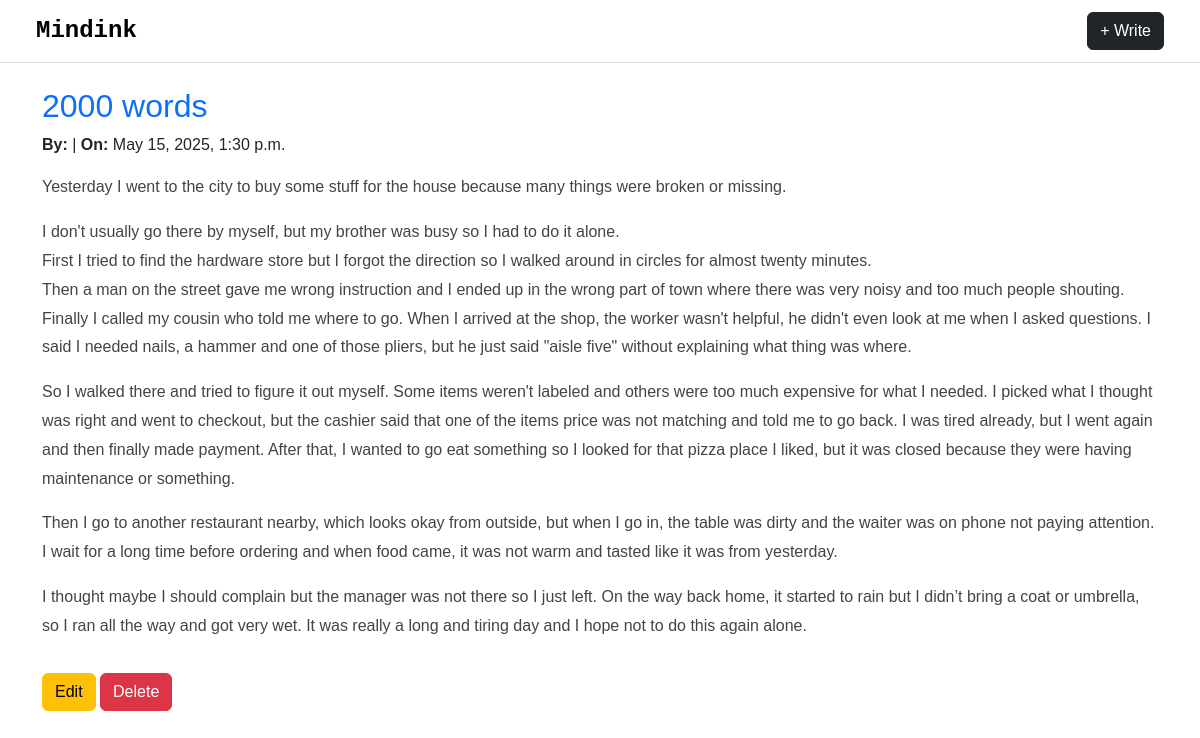
The page /blog/9/ on the database its author committed.
### blog/models.py (models this page shows, shortened)
class Blog(models.Model):
    title = models.CharField(max_length=100)
    description = models.TextField(max_length=2000)
    created_by = models.CharField(max_length=100)
    created_at = models.DateTimeField(auto_now_add=True)
    is_deleted = models.BooleanField(default=False)  # Soft delete flag

### blog/views.py (the view)
# urls.py: path('blog/<int:pk>/', views.blog_detail, name='blog_detail'),
def blog_detail(request, pk):
    blog = get_object_or_404(Blog, pk=pk)
    return render(request, 'blog_detail.html', {'blog': blog})

### blog/templates/blog_detail.html
{% extends "base.html" %}
{% block content %}
<div class="blog">
    <h2 class="text-primary">{{ blog.title }}</h2>
    <p><strong>By:</strong> {{ blog.created_by }} | <strong>On:</strong> {{ blog.created_at }}</p>
    <div class="blog-content">{{ blog.description|linebreaks }}</div>
    <a href="{% url 'blog_edit' blog.pk %}" class="btn btn-warning mt-3">Edit</a>
    <a href="{% url 'blog_delete' blog.pk %}" class="btn btn-danger mt-3">Delete</a>
</div>
{% endblock %}

### blog/templates/base.html (style rules this page uses)
body { font-family:'Geneva', sans-serif; background-color: #fff; }
.blog-content { line-height: 1.8; color: #444; }
.blog-content p { margin-bottom: 1rem; }

### rows shown on the page
Blog: title "2000 words", created_at "May 15, 2025, 1:30 p.m.", description "Yesterday I went to the city to buy some stuff for the house because many things were broken or missing. I don't usually go there by myself, but my brother was busy so I had to do it alone. First I tried to find the hardware store but I forgot the direction so I walked around in circles for almost twenty minutes. Then a man on the street gave me wrong instruction and I ended up in the wrong part of town where there was very noisy and too much people shouting. Finally I called my cousin who told me where to go. When I arrived at the shop, the worker wasn't helpful, he didn't even look at me when I asked questions. I said I needed nails, a hammer and one of those pliers, but he just said…"
